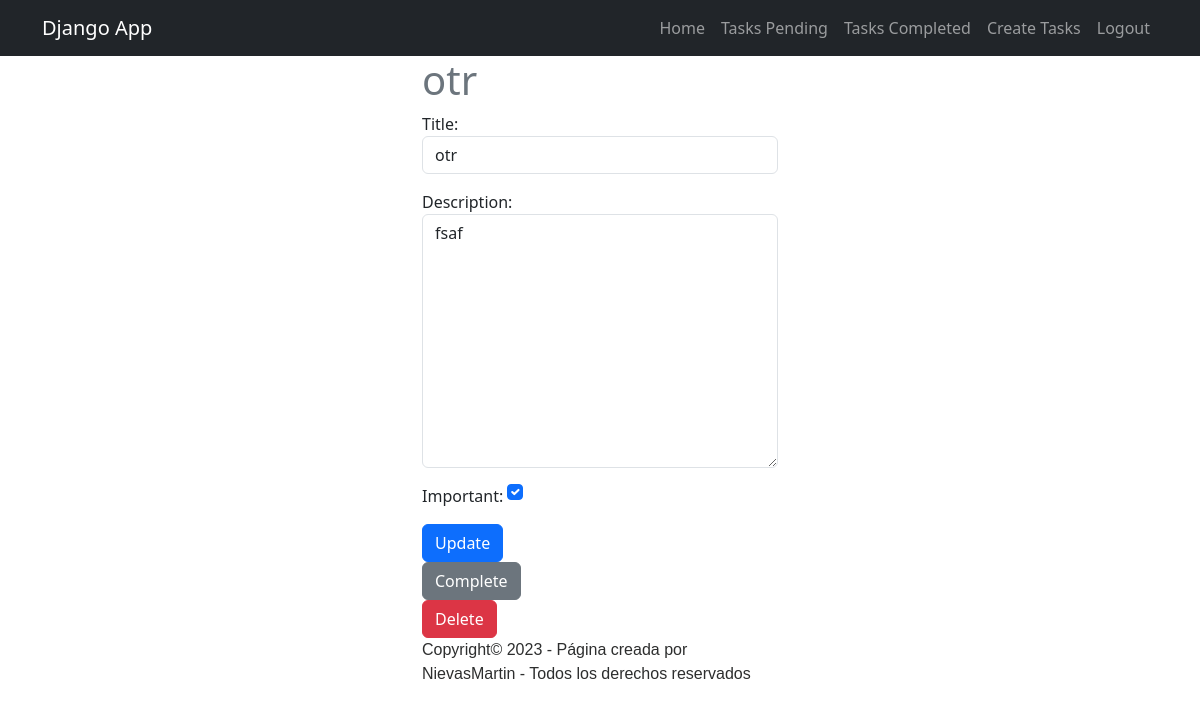
The app's page /tasks/16/ (signed in) with its own data.
### tasks/models.py (models this page shows, shortened)
class Task(models.Model):
    title = models.CharField( max_length = 100 )
    description = models.TextField(blank=True)
    created = models.DateField(auto_now_add=True)
    datecompleted = models.DateTimeField(null=True, blank=True)
    important = models.BooleanField(default=False)
    user = models.ForeignKey(User, on_delete=models.CASCADE)

### tasks/views.py (the view, shortened to what this page needs)
# urls.py: path('tasks/<int:task_id>/', views.task_detail, name='task_detail'),
@login_required
def task_detail(request, task_id):
    task = get_object_or_404(Task, pk=task_id, user=request.user)
    if request.method == 'GET':
        form = TaskForm(instance=task)
        return render(request, 'task_detail.html', {'task': task, 'form': form })

### tasks/forms.py
class TaskForm(forms.ModelForm):
    class Meta:
        model = Task
        fields = ['title', 'description','important']
        widgets = {
            'title': forms.TextInput(attrs={ 'class' : 'form-control', 'placeholder' : 'Write a title' }),
            'description': forms.Textarea(attrs={ 'class' : 'form-control', 'placeholder': 'Write a discription' }),
            'important': forms.CheckboxInput(attrs={ 'class' : 'form-check-input m-auto' }),
        }

### tasks/templates/task_detail.html (shortened to what this page needs)
{% extends 'base.html' %}
{% block content %}
<main class="container">
  <div class="row">
      <div class="col-md-4 offset-md-4">
        <h1 class="text-secondary">{{task.title}}</h1>
        <form method="POST">
          {{form.as_p}}
          <button class="btn btn-primary">
               Update
          </button>
        </form>
        <div>
          <form action="{% url 'complete_task' task.id %}" method="POST">
            <button class="btn btn-secondary">
              Complete
            </button>
          </form>
          <form action="{% url 'delete_task' task.id %}" method="POST">
            <button class="btn btn-danger">
              Delete
            </button>
            <div id="copyright" style="font-family:'Franklin Gothic Medium', 'Arial Narrow', Arial, sans-serif ; color: #2d2e2e;">
              Copyright&copy; 2023 - Página creada por NievasMartin - Todos los derechos reservados
          </div>
          </form>
        </div>
      </div>
  </div>
</main>
{% endblock %}

### records on screen
Task: title "otr", description "fsaf", important "☑"
